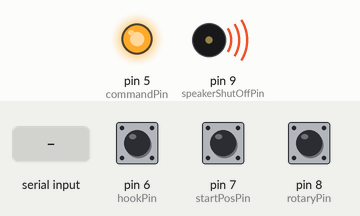
Recording of a sketch running on a simulated Arduino Uno, built with avr-gcc and run on an emulated ATmega328P. Parts: output pins drawn as LEDs (lit = HIGH), buzzer (waves = sounding, pin HIGH). Inputs (shaded band) come from the test bench; at power-on: pin 6 (hookPin) HIGH, pin 7 (startPosPin) HIGH, pin 8 (rotaryPin) HIGH. What the sketch prints to the serial monitor is not drawn.

Above: at 0.1 s.
At 2.2 s:
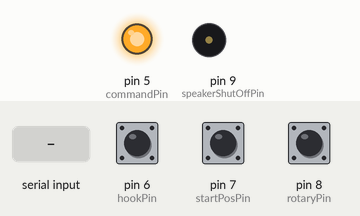
2.3 s: pin 6 (hookPin) pulled LOW for 0.15 s
3.9 s: pin 7 (startPosPin) pulled LOW for 0.15 s
5.5 s: pin 8 (rotaryPin) pulled LOW for 0.15 s
7.1 s: "1\n" received over the second serial link
Timing chart, 0 to 9.6 s (numbered marks = the images above; inputs shaded):
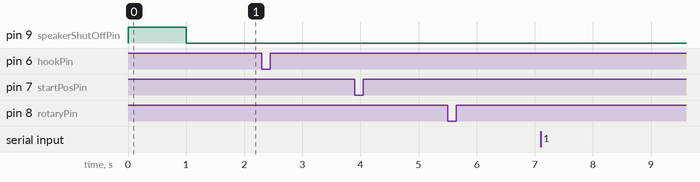

Measured:
- after the input at 2.3 s, every drawn part: stays the same
- after the input at 3.9 s, every drawn part: stays the same
- after the input at 5.5 s, every drawn part: stays the same
- after the input at 7.1 s, every drawn part: stays the same

The sketch:

Rotary_Player_Firmware.ino
```cpp
// (licence header left out)
#include <SoftwareSerial.h>

SoftwareSerial btSerial(2,3); // RX,TX
int eventPin = 4;
int eventValue = 1;
int commandPin = 5;

int hookPin = 6;
int hookValue = 1;
int startPosPin = 7;
int startPosValue = 1;
int rotaryPin = 8;
int rotaryValue = 1;
int dialedNumber = 0;

int speakerShutOffPin = 9;
int speakerShutOffToggle = 0;

void setup() {
	// Setup Serial Interfaces.
	Serial.begin(9600);
	btSerial.begin(9600);

	// Setup Pins.
	pinMode(eventPin, INPUT);
	pinMode(commandPin, OUTPUT);
	digitalWrite(commandPin, HIGH);

	pinMode(hookPin, INPUT_PULLUP);
	pinMode(startPosPin, INPUT_PULLUP);
	pinMode(rotaryPin, INPUT_PULLUP);
	pinMode(speakerShutOffPin, OUTPUT);

	// Allow for RN-52 to play startup tone.
	digitalWrite(speakerShutOffPin, HIGH);
	delay(1000);
	digitalWrite(speakerShutOffPin, LOW);
}

void loop() {
	if (btSerial.available())
		Serial.write(btSerial.read());
	if (Serial.available()) {
		btSerial.write(Serial.read());
	}

	// Gather information from the pins to work with.
	int hook = digitalRead(hookPin);
	int hookChanged = (hookValue!=hook);
	hookValue = hook;

	int startPos = digitalRead(startPosPin);
	int startPosChanged = (startPosValue!=startPos);
	startPosValue = startPos;

	int rotary = digitalRead(rotaryPin);
	int rotaryChanged = (rotaryValue!=rotary);
	rotaryValue = rotary;

	// Debug Code.
	if (hookChanged) {
		Serial.print("Hook: ");
		Serial.print(hook);
		Serial.print("\n");
		btSerial.print("Hook: ");
		btSerial.print(hook);
		btSerial.print("\n");
	}
	if (startPosChanged) {
		Serial.print("Start Position: ");
		Serial.print(startPos);
		Serial.print("\n");
	}
	if (rotaryChanged) {
		Serial.print("Rotary: ");
		Serial.print(rotary);
		Serial.print("\n");
	}

	if (startPosChanged) {
		if (startPos==0) {
			dialedNumber = 0;
		} else {
			if (dialedNumber!=0) {
				if (dialedNumber>=10)
					dialedNumber = 0;
				Serial.print("Dialed: ");
				Serial.print(dialedNumber);
				Serial.print("\n");
				btSerial.print("Dialed: ");
				btSerial.print(dialedNumber);
				btSerial.print("\n");
				if (dialedNumber==0) {
					if (speakerShutOffToggle==0) {
						speakerShutOffToggle = 1;
						digitalWrite(speakerShutOffPin, HIGH);
					} else {
						speakerShutOffToggle = 0;
						digitalWrite(speakerShutOffPin, LOW);
					}
				}
			}
		}
	}
	if (startPos==0 && rotaryChanged && rotary==0) {
		dialedNumber++;
		delay(50);
	}
}
```
